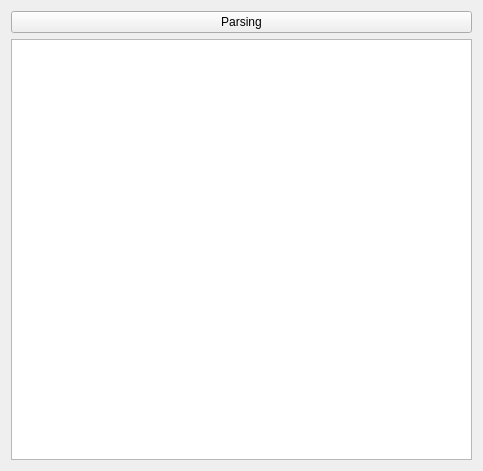
<?xml version="1.0" encoding="UTF-8"?>
<ui version="4.0">
 <class>Widget</class>
 <widget class="QWidget" name="Widget">
  <property name="geometry">
   <rect>
    <x>0</x>
    <y>0</y>
    <width>483</width>
    <height>471</height>
   </rect>
  </property>
  <property name="windowTitle">
   <string>Widget</string>
  </property>
  <layout class="QVBoxLayout" name="verticalLayout">
   <item>
    <widget class="QPushButton" name="pushButton">
     <property name="text">
      <string>Parsing</string>
     </property>
    </widget>
   </item>
   <item>
    <widget class="QTextEdit" name="textEdit"/>
   </item>
  </layout>
 </widget>
 <resources/>
 <connections/>
</ui>
